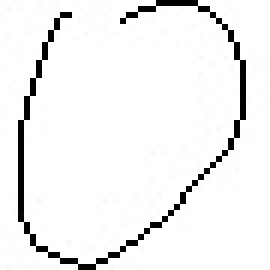
#> input picture cnn/data/train/0/0_195.jpg, 45 x 45 px (shown 6 times larger)
$ python -i identify.py   (imports and definitions only)
#> lines starting #> are read from the running program, lines starting #| are printed output that depends on the picture
#> further down, picture is the input picture: shape (45, 45, 3); min 0, max 255, mean 240.7
import numpy as np
import cv2, os, glob, gc

def calc_sift(img):
    """
    exract the feature of input image
    :param img: input image
    :return: feature
    """
    new_img=cv2.GaussianBlur(img,(5,5),0)
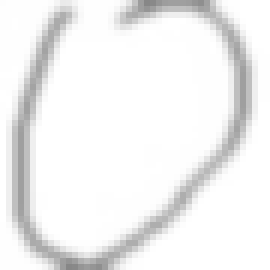
#> new_img: shape (45, 45, 3) (shown 6 times larger); min 135, max 255, mean 240.7
    cv2.resize(new_img, (28, 28))

    res = cv2.resize(img, None, fx=20, fy=20, interpolation=cv2.INTER_CUBIC)
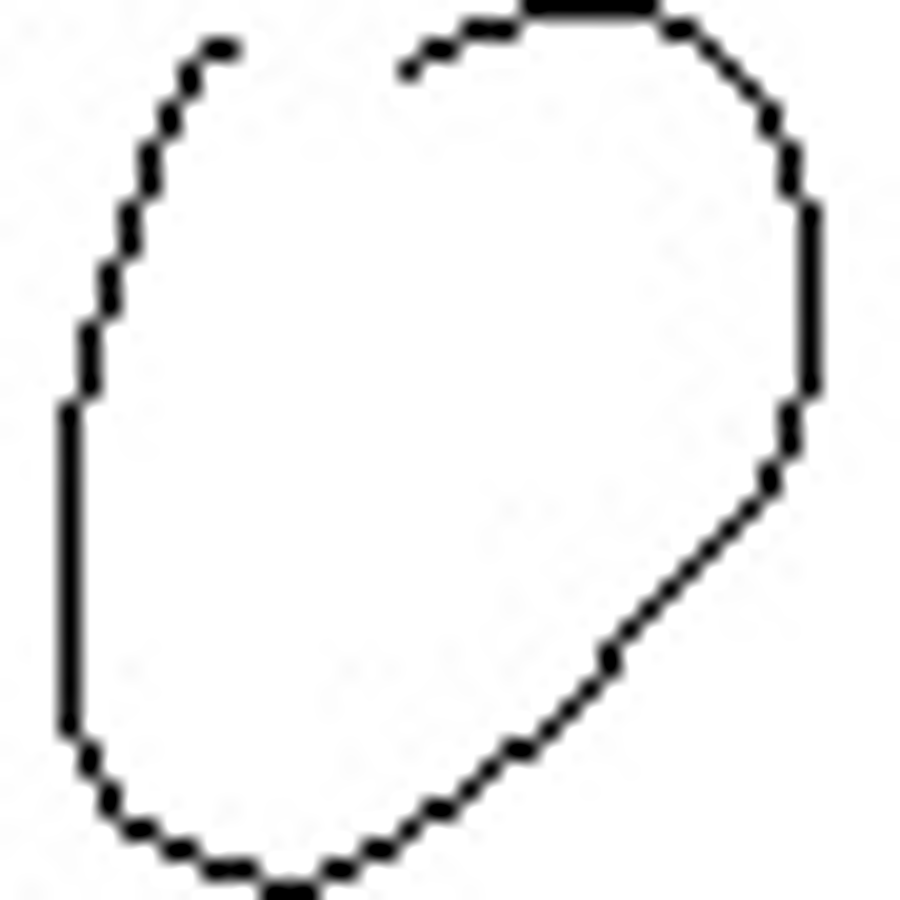
#> res: shape (900, 900, 3); min 0, max 255, mean 239.1
    cv2.imshow("res",res)
    #print(res.shape)
    gray = cv2.cvtColor(res, cv2.COLOR_BGR2GRAY)
    sift = cv2.SIFT_create(200)
    kp, des = sift.detectAndCompute(gray, None)
#> kp = 138 keypoints; strongest (x, y, size): (221, 49, 20.2), (339, 870, 18.4), (180, 850, 18.9), (170, 120, 18.9)

    return des

k=600
def calc_feature(features, centers):
    vec_feature = np.zeros((1, k))
    for i in range(0, features.shape[0]):
        feature = features[i]
        diff = np.tile(feature, (k, 1)) - centers
        sq_sum = (diff**2).sum(axis = 1)
        norm_2 = sq_sum**0.5
        sorted_vec = norm_2.argsort()
        id = sorted_vec[0]
        vec_feature[0][id] = vec_feature[0][id] + 1
    return vec_feature


operator_list=["9","0","7","+","6","1","8","-","d","=","4","x","3","2","5"]
def recognize(img):

    dire = "dataset/train_imgaes/vocabulary/"

    labels, centers = np.load(dire + 'vocabulary' + ".npy", allow_pickle=True)
    features = calc_sift(img)
    if features is None:
        print("ERROR: image size is too small")
        return
    vec = calc_feature(features, centers)
    del features
    gc.collect()
    case = np.float32(vec)
    a,b = svm.predict(case)
    return operator_list[int(b[0][0])]


# [1 line that did not run here, left out]


"""
cr=0
for i in range(1,20):
    file="dataset/test_imgaes/"+ "1" +"/"+ "1" + "_" + str(i) +".jpg"
    print(file)
    img=cv2.imread(file)
    re=recognize(img)
    if re=="1":
        cr+=1

    print(cr)
"""

>>> import cv2
>>> picture = cv2.imread('cnn/data/train/0/0_195.jpg')
>>> result = calc_sift(picture)
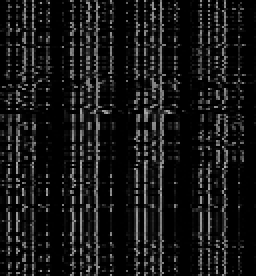
#> result: shape (138, 128) float32 (shown 2 times larger); min 0, max 173, mean 22

$ run again, on cnn/data/train/0/0_461.jpg
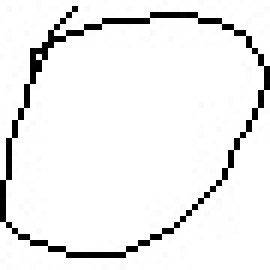
#> input picture cnn/data/train/0/0_461.jpg, 45 x 45 px (shown 6 times larger)
#> picture is the input picture: shape (45, 45, 3); min 0, max 255, mean 237.8
#> in calc_sift, `res = cv2.resize(img, None, fx=20, fy=20, interpolation=cv2.INTER_CUBIC)`:
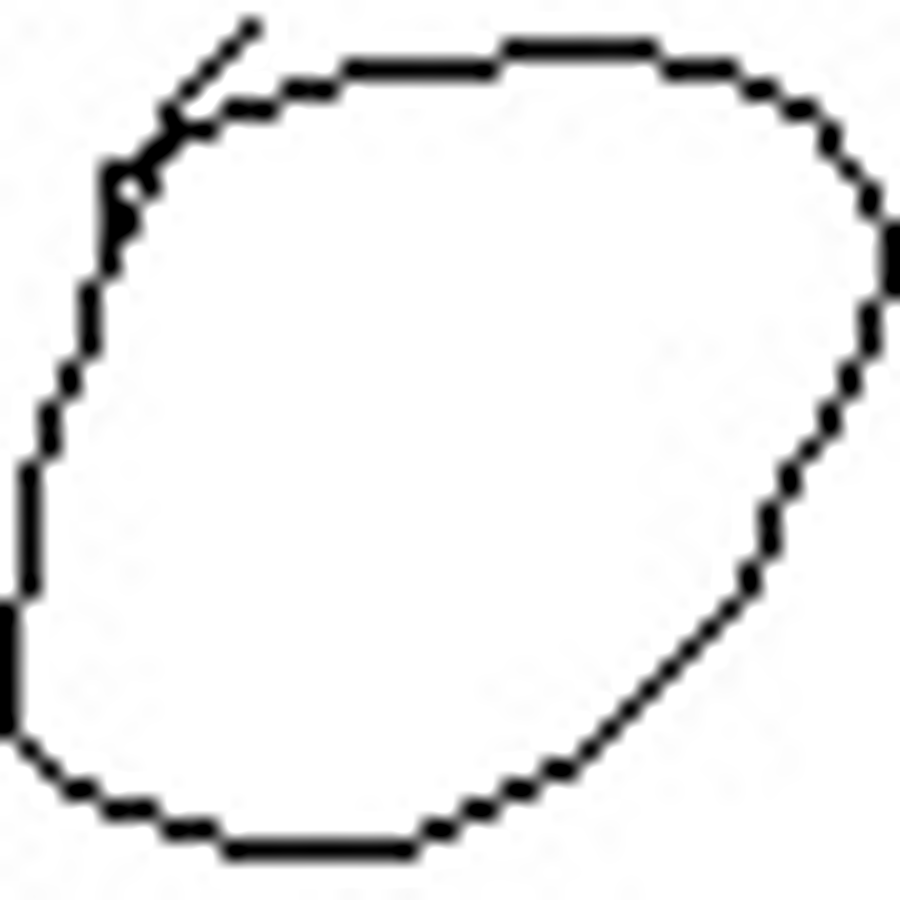
#> res: shape (900, 900, 3); min 0, max 255, mean 236
#> kp = 155 keypoints; strongest (x, y, size): (70, 380, 18.9), (440, 830, 18.9), (480, 810, 18.9), (520, 790, 18.9)
#> `result = calc_sift(picture)`:
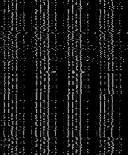
#> result: shape (155, 128) float32; min 0, max 176, mean 22.2

$ run again, on cnn/data/train/0/0_475.jpg
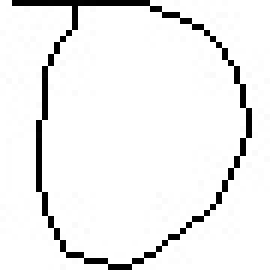
#> input picture cnn/data/train/0/0_475.jpg, 45 x 45 px (shown 6 times larger)
#> picture is the input picture: shape (45, 45, 3); min 0, max 255, mean 238.7
#> in calc_sift, `res = cv2.resize(img, None, fx=20, fy=20, interpolation=cv2.INTER_CUBIC)`:
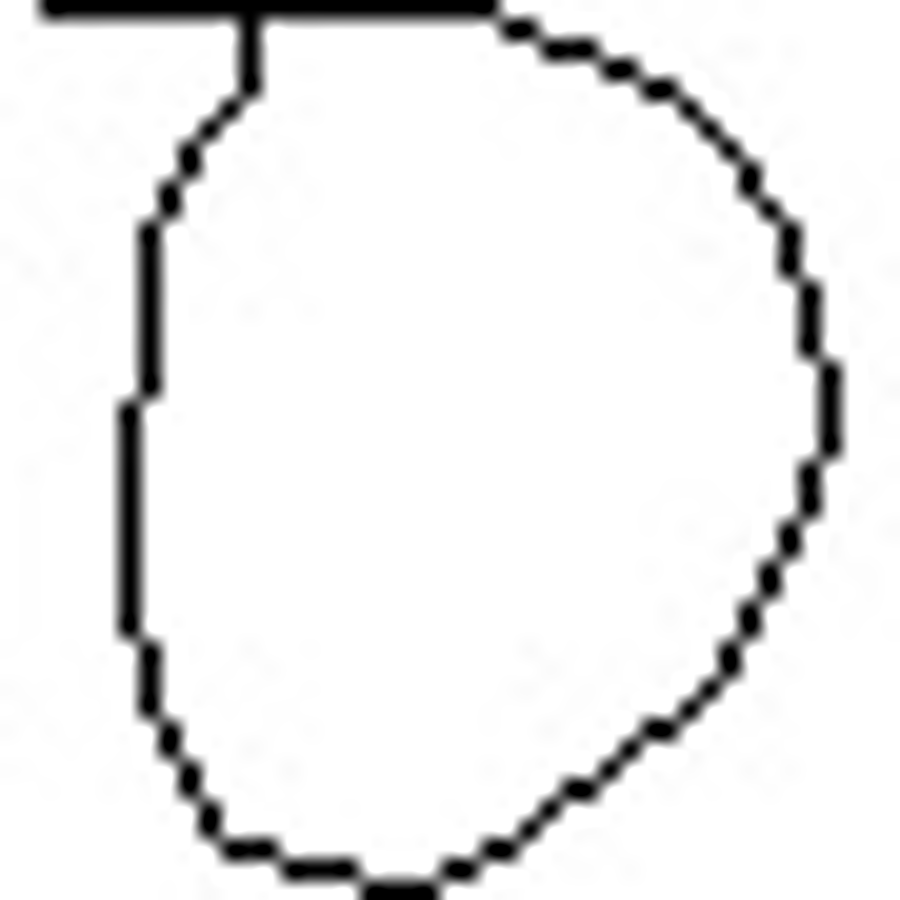
#> res: shape (900, 900, 3); min 0, max 255, mean 237.1
#> kp = 132 keypoints; strongest (x, y, size): (460, 870, 18.5), (770, 580, 18.9), (520, 30, 18.7), (790, 540, 18.8)
#> `result = calc_sift(picture)`:
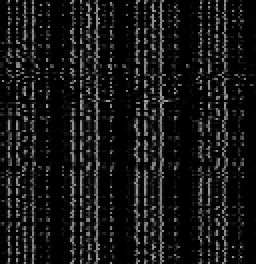
#> result: shape (132, 128) float32 (shown 2 times larger); min 0, max 166, mean 22

$ run again, on cnn/data/train/0/0_487.jpg
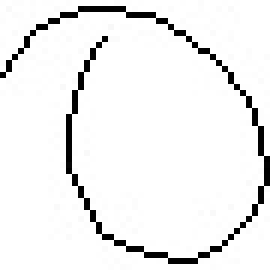
#> input picture cnn/data/train/0/0_487.jpg, 45 x 45 px (shown 6 times larger)
#> picture is the input picture: shape (45, 45, 3); min 0, max 255, mean 239.3
#> in calc_sift, `res = cv2.resize(img, None, fx=20, fy=20, interpolation=cv2.INTER_CUBIC)`:
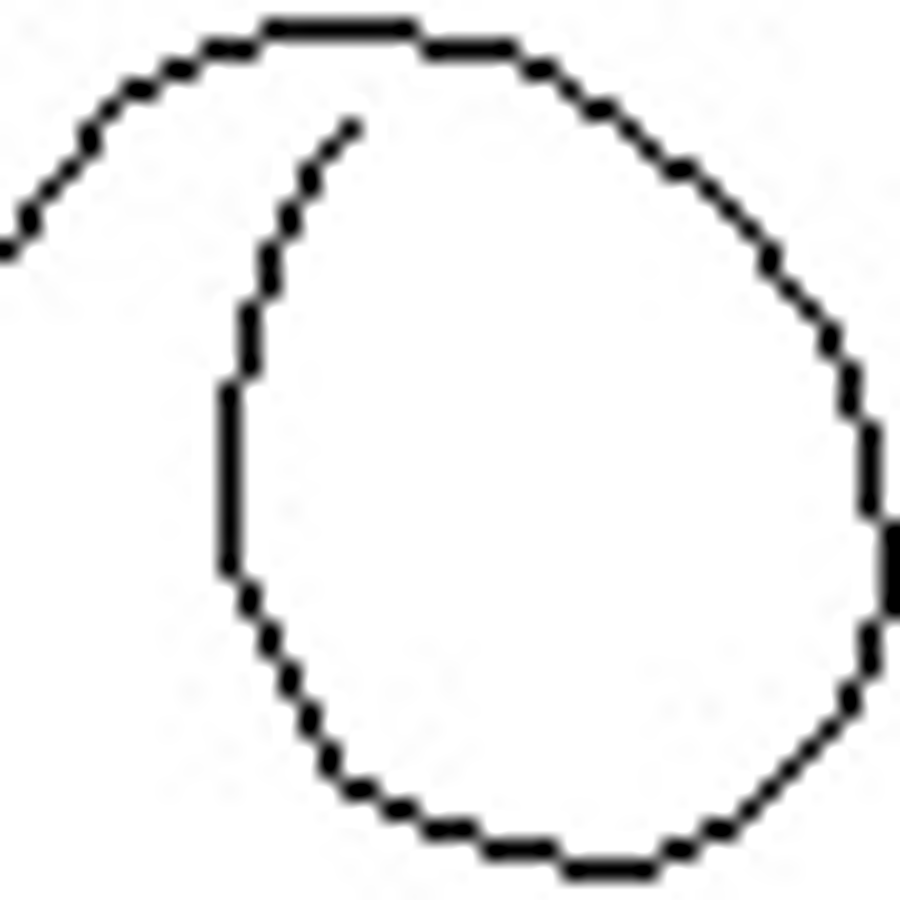
#> res: shape (900, 900, 3); min 0, max 255, mean 237.5
#> kp = 160 keypoints; strongest (x, y, size): (400, 810, 18.9), (290, 220, 18.9), (310, 720, 18.9), (180, 70, 18.9)
#> `result = calc_sift(picture)`:
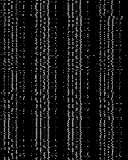
#> result: shape (160, 128) float32; min 0, max 168, mean 22
